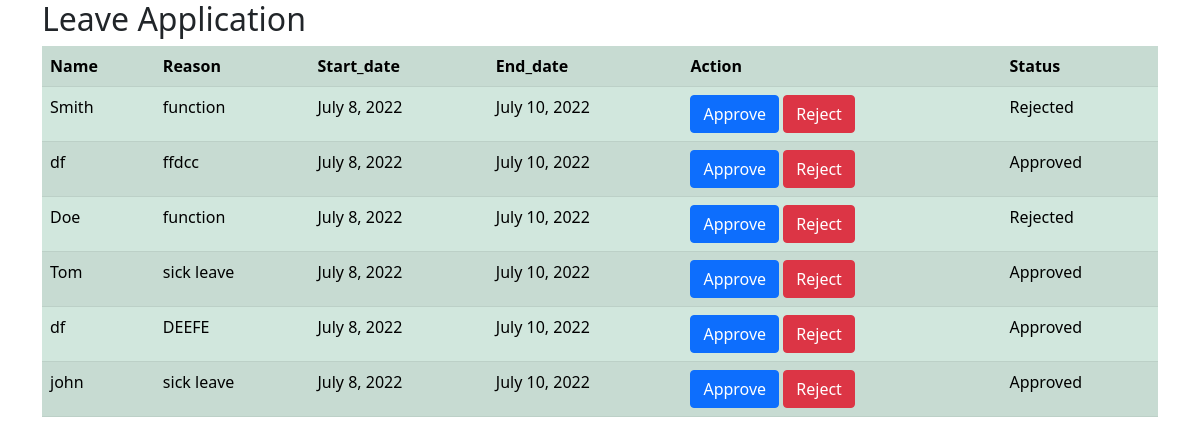
The app's page /hr/ with its own data.
### employee/models.py (models this page shows, shortened)
class EmployeeDetails(models.Model):
    name=models.CharField(max_length=25)
    reason=models.CharField(max_length=100)
    start_date=models.DateField()
    end_date=models.DateField()
    status=models.IntegerField(default=0)

### hr/views.py (the view)
# urls.py: path('',views.Home,name='home'),
def Home(request):
    data=EmployeeDetails.objects.all()
    return render(request,'index.html',{'data1':data})

### hr/templates/index.html (shortened to what this page needs)
<!DOCTYPE html>
<html>
    <head>
        <link rel="stylesheet" href="">
	<link href="https://cdn.jsdelivr.net/npm/bootstrap@5.0.2/dist/css/bootstrap.min.css" rel="stylesheet">
    </head>
    <body>
   <div class="container">
        <h2>Leave Application</h2>
      <table class="table table-success table-striped">
        <tr>
            <th>Name</th>
            <th>Reason</th>
            <th>Start_date</th>
            <th>End_date</th>
            <th>Action</th>
            <th>Status</th>
        </tr>
        {% for i in data1 %}
        <tr>
            <td>{{i.name}}</td>
            <td>{{i.reason}}</td>
            <td>{{i.start_date}}</td>
            <td>{{i.end_date}}</td>
            <td><a href='{% url 'approve' i.id %}' class='btn btn-primary' onclick="return confirm('Do you want to Approve?')">Approve</a>
                <a href='{% url 'reject' i.id %}' class='btn btn-danger' onclick="return confirm('Do you want to Reject?')">Reject</a>
            </td>
            {% if i.status == 1 %}
                <td>Approved</td>
            {% endif %}
            {% if i.status == 2 %}
                <td>Rejected</td>
            {% endif %}
        </tr>
        {% endfor %}
      </table>
    </div>
    </body>
</html>

### records on screen
EmployeeDetails: name "Smith", reason "function", start_date "July 8, 2022", end_date "July 10, 2022", status "Rejected"
EmployeeDetails: name "df", reason "ffdcc", start_date "July 8, 2022", end_date "July 10, 2022", status "Approved"
EmployeeDetails: name "Doe", reason "function", start_date "July 8, 2022", end_date "July 10, 2022", status "Rejected"
EmployeeDetails: name "Tom", reason "sick leave", start_date "July 8, 2022", end_date "July 10, 2022", status "Approved"
EmployeeDetails: name "df", reason "DEEFE", start_date "July 8, 2022", end_date "July 10, 2022", status "Approved"
EmployeeDetails: name "john", reason "sick leave", start_date "July 8, 2022", end_date "July 10, 2022", status "Approved"
